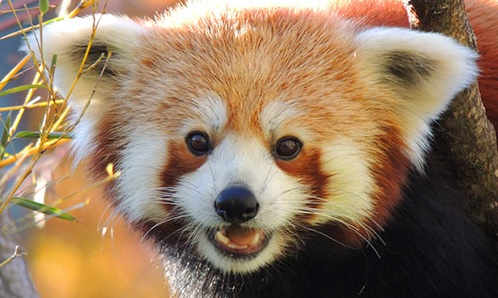
#> input picture Images/red_panda.jpg, 498 x 298 px
$ jupyter execute 'Drawing on Images.ipynb'
#> lines starting #> are read from the running program, lines starting #| are printed output that depends on the picture
[cell 1]
import cv2
import numpy as np

img = cv2.imread('Images/red_panda.jpg')
#> img is the input picture: shape (298, 498, 3); mean B, G, R 96.7, 121.6, 146.5

cv2.line(img,(0,0),(498,298),(255,0,0),5)
cv2.circle(img,(235,205),25,(0,0,255),-1)
cv2.rectangle(img,(140,70),(350,90),(0,255,0),-1)

font = cv2.FONT_HERSHEY_TRIPLEX
cv2.putText(img,'Panda',(130,50),font,2,(0,0,0))
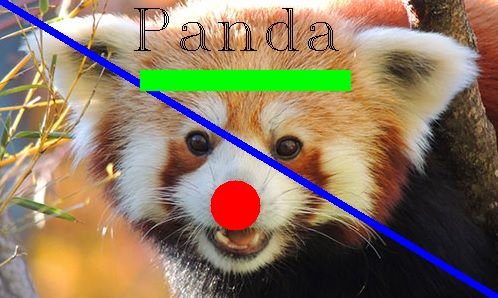
#> img: shape (298, 498, 3); mean B, G, R 96.4, 119.8, 138.3
cv2.imshow('Panda',img)

cv2.waitKey(0) == 27

cv2.destroyAllWindows()


$ run again, with Images/Denis_Mukwege.jpg copied over Images/red_panda.jpg
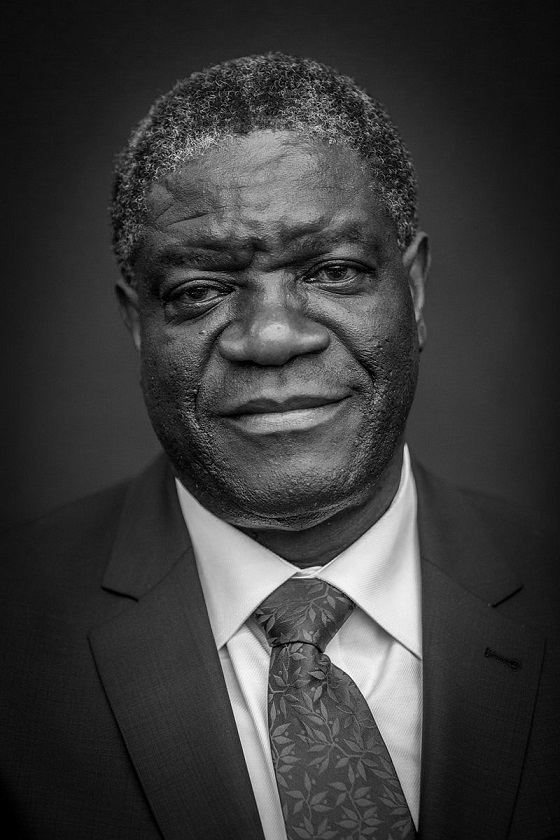
#> input picture Images/Denis_Mukwege.jpg, 560 x 840 px
#> img is the input picture: shape (840, 560, 3); min 0, max 255, mean 58.4
#> `cv2.rectangle(img,(140,70),(350,90),(0,255,0),-1)`:
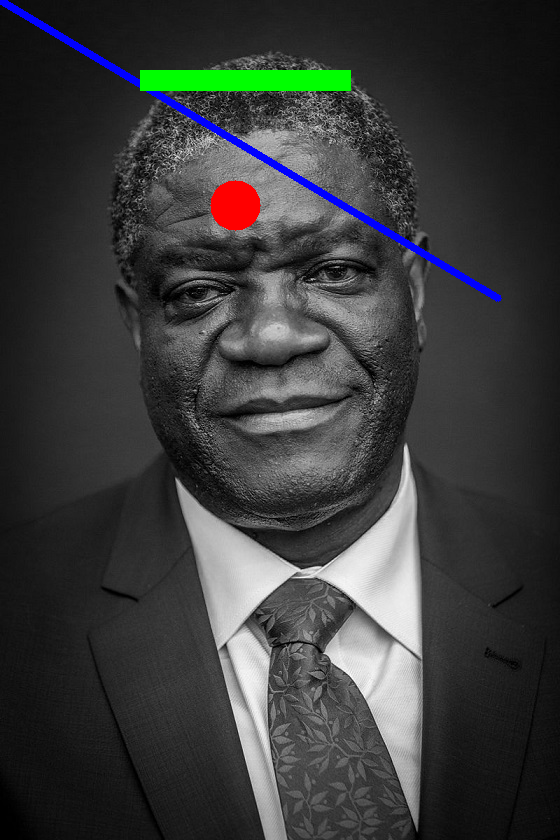
#> img: shape (840, 560, 3); mean B, G, R 59, 59.2, 57.8

$ run again, with Images/Nadia_Murad.jpg copied over Images/red_panda.jpg
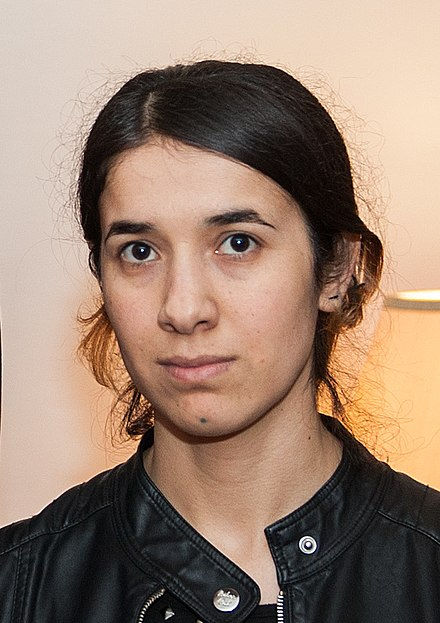
#> input picture Images/Nadia_Murad.jpg, 440 x 623 px
#> img is the input picture: shape (623, 440, 3); mean B, G, R 112.7, 129.2, 153.8
#> `cv2.putText(img,'Panda',(130,50),font,2,(0,0,0))`:
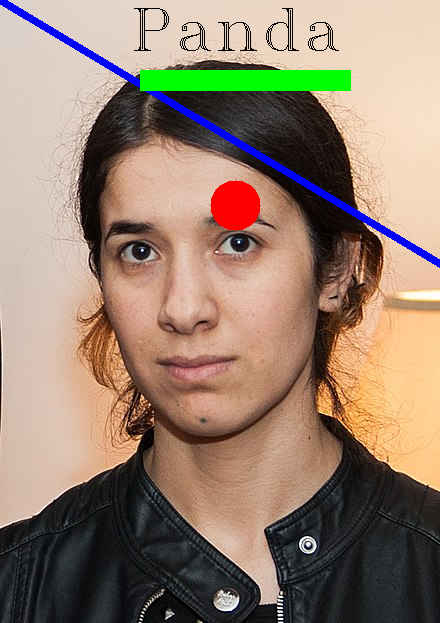
#> img: shape (623, 440, 3); mean B, G, R 111.8, 128.6, 150.1

$ run again, with Images/balloon.jpg copied over Images/red_panda.jpg
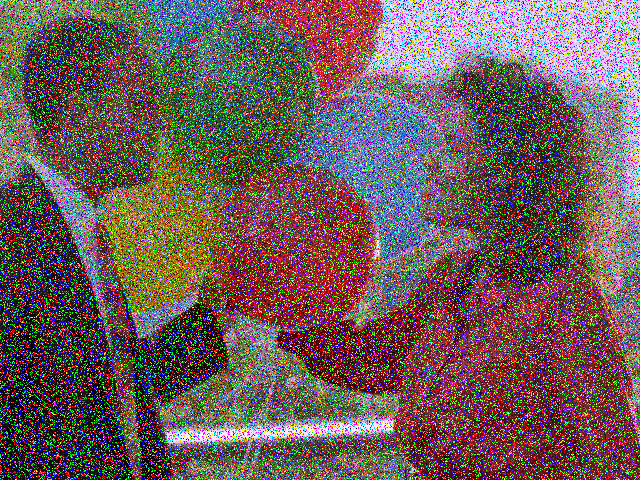
#> input picture Images/balloon.jpg, 640 x 480 px
#> img is the input picture: shape (480, 640, 3); mean B, G, R 89.9, 92, 109.1
#> `cv2.putText(img,'Panda',(130,50),font,2,(0,0,0))`:
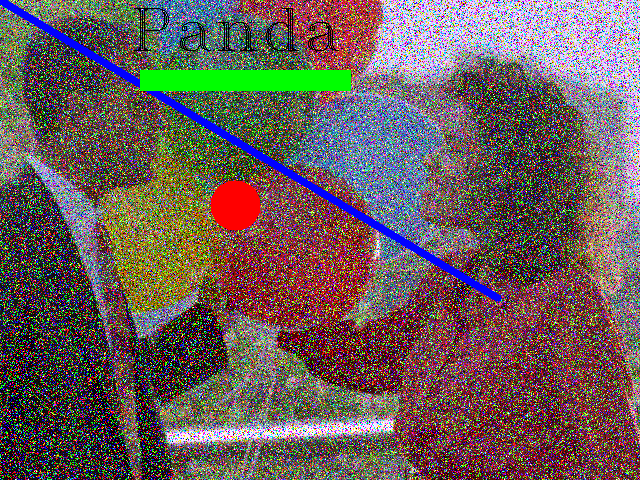
#> img: shape (480, 640, 3); mean B, G, R 90.2, 92.2, 106.8
